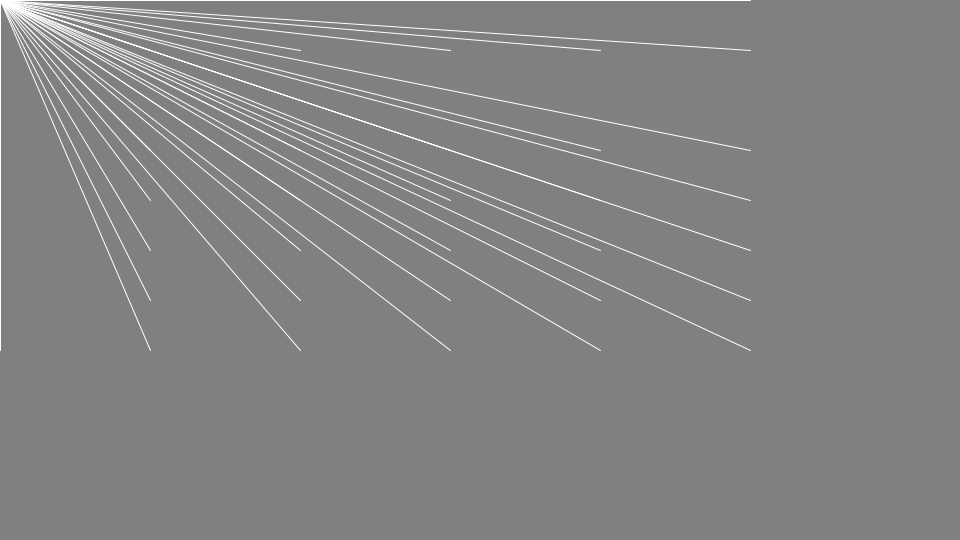
Frame 1 (no input)
Frame 60 (the mouse pressed at the canvas centre just before this capture): identical to frame 1, image omitted
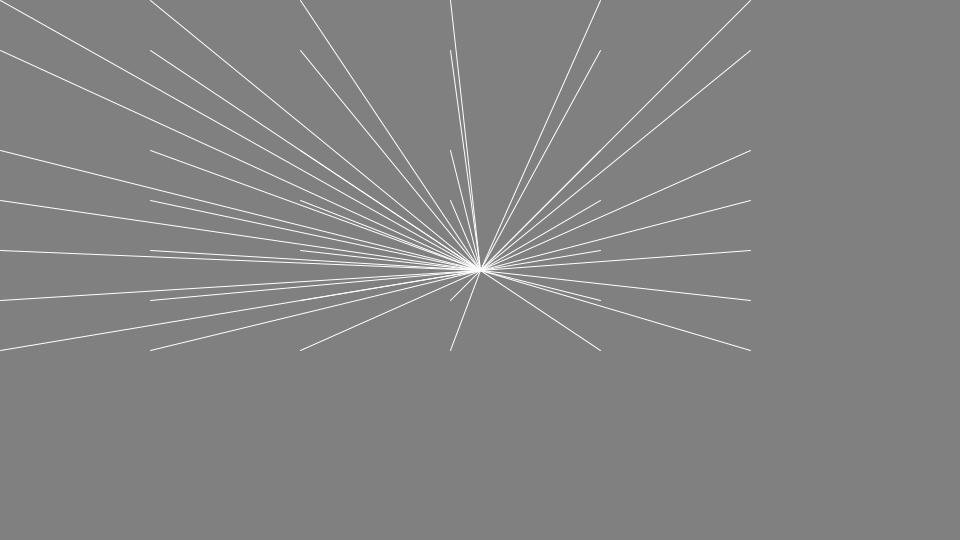
Frame 120 (the mouse held since frame 60 and released just before this capture)

The Processing sketch that drew these frames (run headless with seeded random() and noise(); from frame 60 on, the mouse is pressed at the canvas centre):

// Processing sketch: sketch05
// ── sketch05.pde
void setup() {
  size(960, 540);
  stroke(255);
}

void draw() {
  background(128);

  // x = 0のとき
  line(0, 0, mouseX, mouseY);
  line(0, 50, mouseX, mouseY);
  line(0, 150, mouseX, mouseY);
  line(0, 200, mouseX, mouseY);
  line(0, 250, mouseX, mouseY);
  line(0, 300, mouseX, mouseY);
  line(0, 350, mouseX, mouseY);
  // x = 150のとき
  line(150, 0, mouseX, mouseY);
  line(150, 50, mouseX, mouseY);
  line(150, 150, mouseX, mouseY);
  line(150, 200, mouseX, mouseY);
  line(150, 250, mouseX, mouseY);
  line(150, 300, mouseX, mouseY);
  line(150, 350, mouseX, mouseY);
  // x = 300のとき
  line(300, 0, mouseX, mouseY);
  line(300, 50, mouseX, mouseY);
  line(300, 150, mouseX, mouseY);
  line(300, 200, mouseX, mouseY);
  line(300, 250, mouseX, mouseY);
  line(300, 300, mouseX, mouseY);
  line(300, 350, mouseX, mouseY);
  // x = 450のとき
  line(450, 0, mouseX, mouseY);
  line(450, 50, mouseX, mouseY);
  line(450, 150, mouseX, mouseY);
  line(450, 200, mouseX, mouseY);
  line(450, 250, mouseX, mouseY);
  line(450, 300, mouseX, mouseY);
  line(450, 350, mouseX, mouseY);
  // x = 600のとき
  line(600, 0, mouseX, mouseY);
  line(600, 50, mouseX, mouseY);
  line(600, 150, mouseX, mouseY);
  line(600, 200, mouseX, mouseY);
  line(600, 250, mouseX, mouseY);
  line(600, 300, mouseX, mouseY);
  line(600, 350, mouseX, mouseY);
  // x = 750のとき
  line(750, 0, mouseX, mouseY);
  line(750, 50, mouseX, mouseY);
  line(750, 150, mouseX, mouseY);
  line(750, 200, mouseX, mouseY);
  line(750, 250, mouseX, mouseY);
  line(750, 300, mouseX, mouseY);
  line(750, 350, mouseX, mouseY);
}
